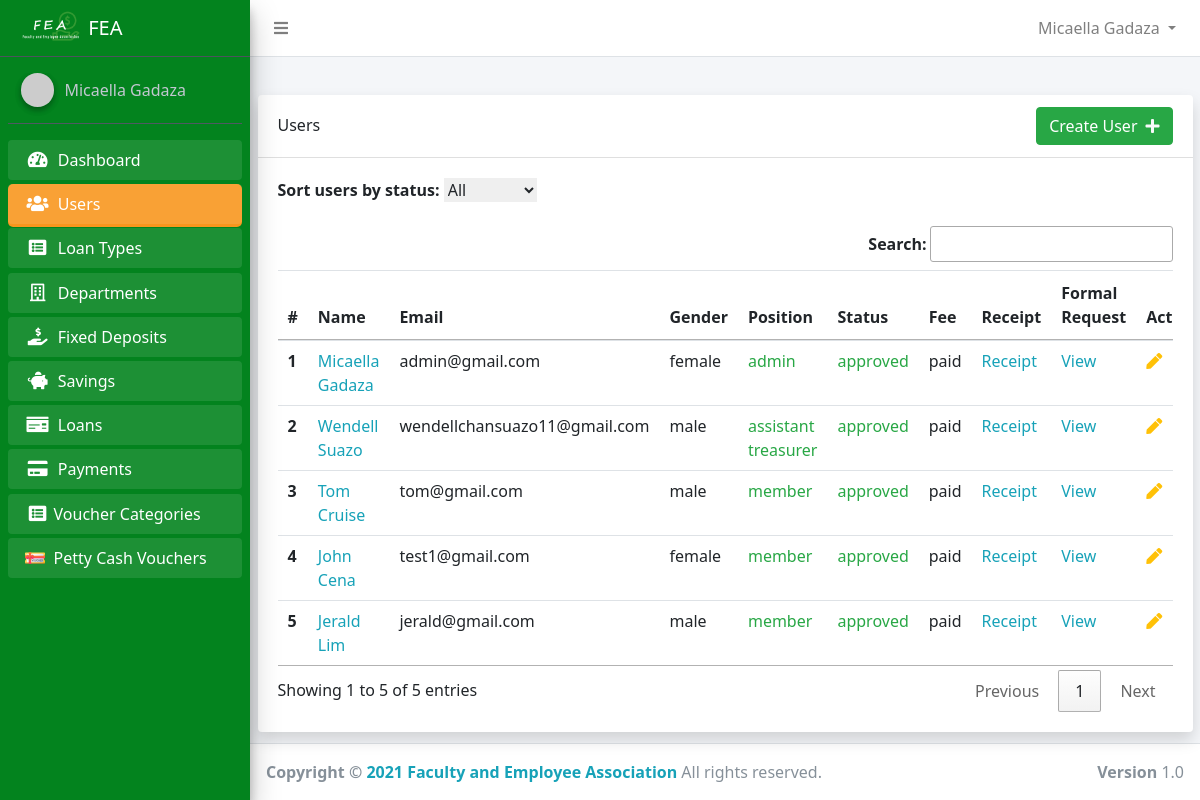
The page /admin/admin_users.php (signed in) on the database its author committed.
### tables this page shows
CREATE TABLE `users` (
  `id` int(11) NOT NULL,
  `account_number` varchar(50) NOT NULL,
  `firstname` varchar(50) NOT NULL,
  `middlename` varchar(50) NOT NULL,
  `lastname` varchar(50) NOT NULL,
  `home_address` varchar(255) NOT NULL,
  `permanent_address` varchar(255) NOT NULL,
  `gender` varchar(50) NOT NULL,
  `birth_date` varchar(255) DEFAULT NULL,
  `contact_number` varchar(50) NOT NULL,
  `email` varchar(50) NOT NULL,
  `password` varchar(50) NOT NULL,
  `position_id` int(11) DEFAULT NULL,
  `sg` int(11) NOT NULL,
  `employment_status` varchar(50) NOT NULL,
  `department_id` int(11) NOT NULL,
  `name_of_spouse` varchar(100) NOT NULL,
  `fathers_name` varchar(100) NOT NULL,
  `mothers_maiden_name` varchar(50) NOT NULL,
  `beneficiary` varchar(255) NOT NULL,
  `paid_membership` tinyint(1) NOT NULL DEFAULT 0,
  `active` tinyint(1) NOT NULL DEFAULT 0,
  `reason1` text DEFAULT NULL,
  `reason2` text DEFAULT NULL,
  `reason3` text DEFAULT NULL,
  `created_at` timestamp NOT NULL DEFAULT current_timestamp()
);

CREATE TABLE `positions` (
  `id` int(11) NOT NULL,
  `name` varchar(50) NOT NULL
);

### app/config/config.php (called while the page is built, shortened)
<?php
class Connection
{
    public $conn;
    public function __construct()
    {
        try {
            $dsn = 'mysql:host=' . HOST . ';dbname=' . DB_NAME;
            $this->conn = new PDO($dsn, USERNAME, PASSWORD);
            $this->conn->setAttribute(PDO::ATTR_DEFAULT_FETCH_MODE, PDO::FETCH_OBJ);
            $this->conn->setAttribute(PDO::ATTR_EMULATE_PREPARES, false);
        } catch (PDOException $e) {
            echo "Error!: " . $e->getMessage() . "<br/>";
            die();
        }
        return $this->conn;
    }
}

### core.php (called while the page is built, shortened)
<?php
require_once 'app/config/config.php';
require_once 'app/models/User.php';
$user = new User();

### app/models/User.php (called while the page is built, shortened)
<?php
class User extends Connection
{
    public static function Auth()
    {
        if (isset($_SESSION['id'])) {
            return true;
        } else {
            return false;
        }
    }
    public function getFullName()
    {
        if (self::Auth()) {
            $user = $this->getUser();
            return ucwords($user->firstname) . ' ' . ucwords($user->lastname);
        } else {
            return 'Guess';
        }
    }
    public function getUser()
    {
        if (self::Auth()) {
            $sql = "SELECT * FROM users WHERE id=:id AND active=1 AND paid_membership=1";
            $stmt = $this->conn->prepare($sql);
            $stmt->execute(['id' => $_SESSION['id']]);
            $user = $stmt->fetch();
            return $user;
        }
    }
}

### app/controllers/admin/UserController.php (called while the page is built, shortened)
<?php
class AdminUser extends Connection
{
    public function index($status)
    {
        if ($status === '' || $status === 'all') {
            $sql = "SELECT * FROM users";
            $stmt = $this->conn->query($sql);
            $stmt->execute();
            return $stmt->fetchAll();
        } else {
            $sql = "SELECT * FROM users WHERE active=:status";
            $stmt = $this->conn->prepare($sql);
            $stmt->execute(['status' => $status]);
            return $stmt->fetchAll();
        }
    }
    public function getPosition($id)
    {
        $sql = "SELECT * FROM positions WHERE id=:id";
        $stmt = $this->conn->prepare($sql);
        $stmt->execute(['id' => $id]);
        $position = $stmt->fetch();
        if ($position->name) {
            return $position->name;
        }
    }
}

### admin/admin_users.php (the view, shortened to what this page needs)
<?php
require_once '../core.php';
require_once  '../app/includes/admin/header.php';
$adminUser = new AdminUser();
$users = $adminUser->index('');
?>
<div class="container">
    <div class="card shadow">
        <div class="card-header d-flex align-items-center">
            <h4>Users</h4>
            <a href="admin_user_create.php" class="btn btn-success ml-auto">Create User<i class="ml-2 fas fa-plus text-light"></i></a>
        </div>
        <div class="card-body">
            <div class="table-responsive">
                <form action="<?php echo $_SERVER['PHP_SELF'] ?>" method="POST" class="ml-auto" id="sort-form">
                    <div class="form-group">
                        <label for="status">Sort users by status:</label>
                        <select name="active" id="active">
                            <option value="all">All</option>
                        </select>
                    </div>
                </form>
                <?php if ($users) : ?>
                    <table class="table" id="myTable">
                        <thead>
                            <tr>
                                <th scope="col">#</th>
                                <th scope="col">Name</th>
                                <th scope="col">Email</th>
                                <th scope="col">Gender</th>
                                <th scope="col">Position</th>
                                <th scope="col">Status</th>
                                <th scope="col">Fee</th>
                                <th scope="col">Receipt</th>
                                <th scope="col">Formal Request</th>
                                <th scope="col">Actions</th>
                            </tr>
                        </thead>
                        <tbody>
                            <?php foreach ($users as $key => $singleUser) : ?>
                                <tr class="align-items-center">
                                    <th scope="row"><?php echo $key + 1 ?></th>
                                    <td><a class="text-info" href="admin_user_detail.php?id=<?php echo $singleUser->id ?>"><?php echo ucfirst($singleUser->firstname) . ' ' . ucfirst($singleUser->lastname) ?></a></td>
                                    <td><?php echo $singleUser->email ?></td>
                                    <td><?php echo $singleUser->gender ?></td>
                                    <td>
                                        <span class="<?php echo ($adminUser->getPosition($singleUser->position_id) != 'customer') ? 'text-success' : 'text-secondary' ?> ">
                                            <?php echo $adminUser->getPosition($singleUser->position_id) ?>
                                        </span>
                                    </td>
                                    <td>
                                        <?php if ($singleUser->active) : ?>
                                            <span class="text-success">approved</span>
                                        <?php else : ?>
                                            <span class="text-danger">pending</span>
                                        <?php endif; ?>
                                    </td>
                                    <td><?php echo ($singleUser->paid_membership) ? 'paid' : 'not paid' ?></td>
                                    <td><a href="membership_receipt.php?id=<?php echo $singleUser->id ?>" class="text-info">Receipt</a></td>
                                    <td><a href="membership_request.php?id=<?php echo $singleUser->id ?>" class="text-info">View</a></td>
                                    <td class="d-flex">
                                        <form action="admin_user_update.php" method="POST">
                                            <button type="submit" class="text-warning mr-3" style="border:none; background:none">
                                                <i class="fas fa-pen"></i>
                                            </button>
                                        </form>
                                    </td>
                                </tr>
                            <?php endforeach; ?>
                        </tbody>
                    </table>
                <?php else : ?>
                    <h2 class="text-secondary text-center">No User Yet</h2>
                <?php endif; ?>
            </div>
        </div>
    </div>
</div>
</div>
<?php require_once BASE . '/app/includes/admin/footer.php' ?>

### app/includes/admin/navbar.php (shortened to what this page needs)
<nav class="main-header navbar navbar-expand navbar-white navbar-light">
    <ul class="navbar-nav" style="width:100%;">
        <li class="nav-item">
            <a class="nav-link" data-widget="pushmenu" href="#" role="button"><i class="fas fa-bars"></i></a>
        </li>
        <li class="nav-item dropdown" style="margin-left:auto">
            <a id="navbarDropdown" class="nav-link dropdown-toggle" href="#" role="button" data-toggle="dropdown" aria-haspopup="true" aria-expanded="false" v-pre>
                <?php echo $user->getFullName() ?>
            </a>
        </li>
    </ul>
</nav>

### app/includes/admin/sidebar.php (shortened to what this page needs)
<div class="sidebar">
    <div class="user-panel mt-3 pb-3 mb-3 d-flex">
        <div class="image">
            <img src="https://ui-avatars.com/api/?name=<?php echo $user->getFullName() ?>" class="img-circle elevation-2" alt="User Image">
        </div>
        <div class="info">
            <a href="" class="d-block"><?php echo $user->getFullName() ?></a>
        </div>
    </div>
    <nav class="mt-2">
        <ul class="nav nav-pills nav-sidebar flex-column" data-widget="treeview" role="menu" data-accordion="false">
            <?php if ($_SESSION['position_id'] == 1) : ?>
                <li class="nav-item menu-open
                <?php echo (strpos(CURRENT_URL, 'dashboard') !== false) ? 'active' : '' ?>
                ">
                    <a href="<?php echo BASE_URL . '/admin/dashboard.php' ?>" class="nav-link">
                        <i class="nav-icon fas fa-tachometer-alt"></i>
                        <p>
                            Dashboard
                        </p>
                    </a>
                </li>
                <li class="nav-item menu-open
            <?php echo (strpos(CURRENT_URL, 'admin_user') !== false) ? 'active' : '' ?>
            ">
                    <a href="<?php echo BASE_URL . 'admin/admin_users.php' ?>" class="nav-link">
                        <i class="nav-icon fas fa-users"></i>
                        <p>
                            Users
                        </p>
                    </a>
                </li>
                <li class="nav-item menu-open
            <?php echo (strpos(CURRENT_URL, 'type') !== false) ? 'active' : '' ?>
            ">
                    <a href="<?php echo BASE_URL . 'admin/types.php' ?>" class="nav-link ">
                        <i class="nav-icon fa fa-list-alt"></i>
                        <p>
                            Loan Types
                        </p>
                    </a>
                </li>
                <li class="nav-item menu-open
            <?php echo (strpos(CURRENT_URL, 'department') !== false) ? 'active' : '' ?>
            ">
                    <a href="<?php echo BASE_URL . 'admin/departments.php' ?>" class="nav-link">
                        <i class="nav-icon far fa-building"></i>
                        <p>
                            Departments
                        </p>
                    </a>
                </li>
                <li class="nav-item menu-open
            <?php echo (strpos(CURRENT_URL, 'deposit') !== false) ? 'active' : '' ?>
            ">
                    <a href="<?php echo BASE_URL . 'admin/fixed_deposits.php' ?>" class="nav-link">
                        <i class="nav-icon fas fa-hand-holding-usd"></i>
                        <p>
                            Fixed Deposits
                        </p>
                    </a>
                </li>
                <li class="nav-item menu-open
            <?php echo (strpos(CURRENT_URL, 'saving') !== false) ? 'active' : '' ?>
            ">
                    <a href="<?php echo BASE_URL . 'admin/savings.php' ?>" class="nav-link">
                        <i class="nav-icon fas fa-piggy-bank"></i>
                        <p>
                            Savings
                        </p>
                    </a>
                </li>
                <li class="nav-item menu-open
            <?php echo (strpos(CURRENT_URL, 'admin/loan') !== false) ? 'active' : '' ?>
            ">
                    <a href="<?php echo BASE_URL . 'admin/loans.php' ?>" class=" nav-link ">
                        <i class="nav-icon fas fa-money-check"></i>
                        <p>
                            Loans
                        </p>
                    </a>
                </li>
                <li class="nav-item menu-open
            <?php echo (strpos(CURRENT_URL, 'payment') !== false) ? 'active' : '' ?>
            ">
                    <a href="<?php echo BASE_URL . 'admin/payments.php' ?>" class=" nav-link ">
                        <i class="nav-icon fas fa-credit-card"></i>
                        <p>
                            Payments
                        </p>
                    </a>
                </li>
                <li class="nav-item menu-open
            <?php echo (strpos(CURRENT_URL, 'admin/categor') !== false) ? 'active' : '' ?>
            ">
                    <a href="<?php echo BASE_URL . 'admin/categories_voucher.php' ?>" class=" nav-link d-flex align-items-center">
                        <i class="nav-icon fa fa-list-alt"></i>
                        <p>
                            Voucher Categories
                        </p>
                    </a>
                </li>
                <li class="nav-item menu-open
            <?php echo (strpos(CURRENT_URL, 'admin/voucher') !== false) ? 'active' : '' ?>
            ">
                    <a href="<?php echo BASE_URL . 'admin/vouchers.php' ?>" class=" nav-link d-flex align-items-center">
                        <i class="nav-icon">
                            <img src="../assets/img/voucher_icon.svg" alt="" width="20px" height="25px">
                        </i>
                        <p>
                            Petty Cash Vouchers
                        </p>
                    </a>
                </li>
            <?php endif ?>
        </ul>
    </nav>
</div>

### assets/admin/css/admin.css (style rules this page uses)
.sidebar { background: rgb(3, 131, 30); }
.menu-open { margin-bottom: 1px !important; }
.active { background: #f8961e; border-radius: 5px; }

### rows shown on the page
users: $user->getFullName() "Micaella Gadaza", firstname "Micaella", lastname "Gadaza", email "admin@gmail.com", gender "female", position.name "admin", active "approved", paid_membership "paid"
users: firstname "Wendell", lastname "Suazo", email "wendellchansuazo11@gmail.com", gender "male", position.name "assistant treasurer", active "approved", paid_membership "paid"
users: firstname "Tom", lastname "Cruise", email "tom@gmail.com", gender "male", position.name "member", active "approved", paid_membership "paid"
users: firstname "John", lastname "Cena", email "test1@gmail.com", gender "female", position.name "member", active "approved", paid_membership "paid"
users: firstname "Jerald", lastname "Lim", email "jerald@gmail.com", gender "male", position.name "member", active "approved", paid_membership "paid"
